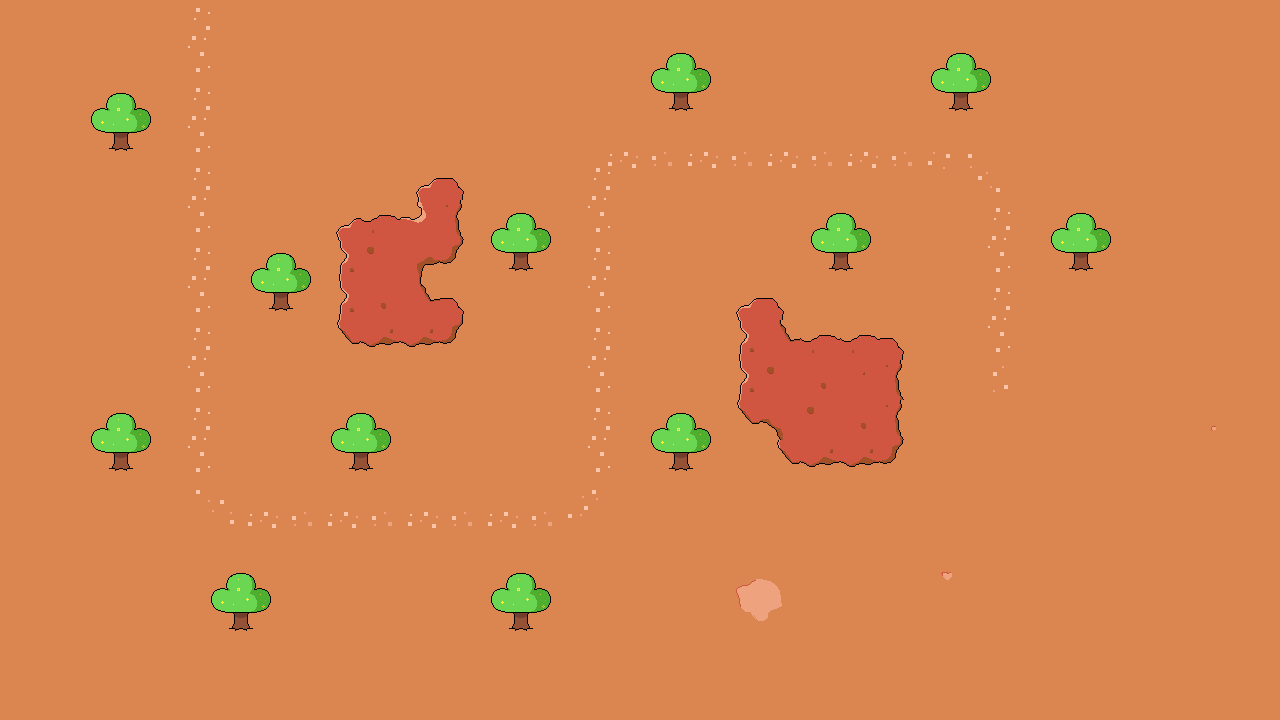

Rendered tile map (Tiled .tmx) drawn with the repository's tilesets; below, a short description and the full map source, tile grids included:
An orthogonal 32x18 tile map with 40x40 px tiles, 3 tile layers (base, nav, tree), 3 tilesets and 22 objects.

<map version="1.0" tiledversion="2018.08.06" orientation="orthogonal" renderorder="right-down" width="32" height="18" tilewidth="40" tileheight="40" infinite="0" nextlayerid="8" nextobjectid="48">
 <tileset firstgid="1" source="base.tsx" />
 <tileset firstgid="25" source="path.tsx" />
 <tileset firstgid="33" source="tree.tsx" />
 <layer id="1" name="base" width="32" height="18">
  <data encoding="csv">
22,22,22,22,22,22,22,22,22,22,22,22,22,22,22,22,22,22,22,22,22,22,22,22,22,22,22,22,22,22,22,22,
22,22,22,22,22,22,22,22,22,22,22,22,22,22,22,22,22,18,22,22,22,22,22,22,22,22,22,22,22,22,22,22,
22,22,22,22,22,22,22,22,22,22,22,22,22,22,22,22,22,22,22,22,22,22,22,22,22,22,22,22,22,22,22,22,
22,22,22,22,22,22,22,22,22,22,22,22,22,22,22,22,22,22,22,22,22,22,22,22,22,22,22,22,22,22,22,22,
22,22,22,22,22,22,22,22,22,22,1,2,22,22,22,22,22,22,22,22,22,22,22,22,22,22,22,22,22,22,22,22,
22,22,22,22,22,22,22,22,1,3,10,14,22,22,22,22,22,22,22,22,22,22,22,22,22,22,22,22,22,22,22,22,
22,22,22,22,22,22,22,22,13,15,20,8,22,22,22,22,22,22,22,22,22,22,22,22,22,22,22,22,22,22,22,22,
22,22,22,22,22,22,22,22,13,16,4,2,22,22,22,22,22,22,1,2,22,22,22,22,22,22,22,22,22,22,22,22,
22,22,22,22,22,22,22,22,7,9,9,8,22,22,22,22,22,22,13,4,3,3,2,22,22,22,22,22,22,22,22,22,
22,22,22,22,22,22,22,22,22,22,22,22,22,22,22,22,22,22,13,15,16,21,14,22,22,22,22,22,22,22,22,22,
22,22,22,22,22,22,22,22,22,22,22,22,22,22,22,22,22,22,7,19,15,16,14,22,22,22,22,22,22,22,18,22,
22,22,22,22,22,22,22,22,22,22,22,22,22,22,22,22,22,22,22,7,9,9,8,22,22,22,22,22,22,22,22,22,
22,22,22,22,22,22,22,22,22,22,22,22,22,22,22,22,22,22,22,22,22,22,22,22,22,22,22,22,22,22,22,22,
22,22,22,22,22,22,22,22,22,22,22,22,22,22,22,22,22,22,22,22,22,22,22,22,22,22,22,22,22,22,22,22,
22,22,22,22,22,22,22,22,22,22,22,22,22,22,22,22,22,22,5,6,22,22,22,24,22,22,22,22,22,22,22,22,
22,22,22,22,22,22,22,22,22,22,22,22,22,22,22,22,22,22,11,12,22,22,22,22,22,22,22,22,22,22,22,22,
22,22,22,22,22,22,22,22,22,22,22,22,22,22,22,22,22,22,22,22,22,22,22,22,22,22,22,22,22,22,22,22,
22,22,22,22,22,22,22,22,22,22,22,22,22,22,22,22,22,22,22,22,22,22,22,22,22,22,22,22,22,22,22,22
</data>
 </layer>
 <layer id="3" name="nav" width="32" height="18">
  <data encoding="csv">
0,0,0,0,0,0,0,0,0,0,0,0,0,0,0,0,0,0,0,0,0,0,0,0,0,0,0,0,0,0,0,0,
0,0,0,0,26,0,0,0,0,0,0,0,0,0,0,0,0,0,0,0,0,0,0,0,0,0,0,0,0,0,0,0,
0,0,0,0,0,0,0,0,0,0,0,0,0,0,0,0,0,0,0,0,0,0,0,0,0,0,0,0,0,0,0,0,
0,0,0,0,26,0,0,0,0,0,0,0,0,0,0,0,0,0,0,0,0,0,0,0,0,0,0,0,0,0,0,0,
0,0,0,0,0,0,0,0,0,0,0,0,0,0,0,25,0,25,0,25,0,25,0,31,28,0,0,0,0,0,0,0,
0,0,0,0,26,0,0,0,0,0,0,0,0,0,26,0,0,0,0,0,0,0,0,0,0,0,0,0,0,0,0,0,
0,0,0,0,0,0,0,0,0,0,0,0,0,0,0,0,0,0,0,0,0,0,0,0,26,0,0,0,0,0,0,0,
0,0,0,0,26,0,0,0,0,0,0,0,0,0,26,0,0,0,0,0,0,0,0,0,0,0,0,0,0,0,0,0,
0,0,0,0,0,0,0,0,0,0,0,0,0,0,0,0,0,0,0,0,0,0,0,0,26,0,0,0,0,0,0,0,
0,0,0,0,26,0,0,0,0,0,0,0,0,0,26,0,0,0,0,0,0,0,0,0,0,0,0,0,0,0,0,0,
0,0,0,0,0,0,0,0,0,0,0,0,0,0,0,0,0,0,0,0,0,0,0,0,32,0,0,0,0,0,0,0,
0,0,0,0,26,0,0,0,0,0,0,0,0,0,26,0,0,0,0,0,0,0,0,0,0,0,0,0,0,0,0,0,
0,0,0,0,0,0,0,0,0,0,0,0,0,0,0,0,0,0,0,0,0,0,0,0,0,0,0,0,0,0,0,0,
0,0,0,0,29,0,25,0,25,0,25,0,25,0,30,0,0,0,0,0,0,0,0,0,0,0,0,0,0,0,0,0,
0,0,0,0,0,0,0,0,0,0,0,0,0,0,0,0,0,0,0,0,0,0,0,0,0,0,0,0,0,0,0,0,
0,0,0,0,0,0,0,0,0,0,0,0,0,0,0,0,0,0,0,0,0,0,0,0,0,0,0,0,0,0,0,0,
0,0,0,0,0,0,0,0,0,0,0,0,0,0,0,0,0,0,0,0,0,0,0,0,0,0,0,0,0,0,0,0,
0,0,0,0,0,0,0,0,0,0,0,0,0,0,0,0,0,0,0,0,0,0,0,0,0,0,0,0,0,0,0,0
</data>
 </layer>
 <layer id="5" name="tree" width="32" height="18">
  <data encoding="csv">
0,0,0,0,0,0,0,0,0,0,0,0,0,0,0,0,0,0,0,0,0,0,0,0,0,0,0,0,0,0,0,0,
0,0,0,0,0,0,0,0,0,0,0,0,0,0,0,0,0,0,0,0,0,0,0,0,0,0,0,0,0,0,0,0,
0,0,0,0,0,0,0,0,0,0,0,0,0,0,0,0,33,0,0,0,0,0,0,33,0,0,0,0,0,0,0,0,
0,0,33,0,0,0,0,0,0,0,0,0,0,0,0,0,0,0,0,0,0,0,0,0,0,0,0,0,0,0,0,0,
0,0,0,0,0,0,0,0,0,0,0,0,0,0,0,0,0,0,0,0,0,0,0,0,0,0,0,0,0,0,0,0,
0,0,0,0,0,0,0,0,0,0,0,0,0,0,0,0,0,0,0,0,0,0,0,0,0,0,0,0,0,0,0,0,
0,0,0,0,0,0,0,0,0,0,0,0,33,0,0,0,0,0,0,0,33,0,0,0,0,0,33,0,0,0,0,0,
0,0,0,0,0,0,33,0,0,0,0,0,0,0,0,0,0,0,0,0,0,0,0,0,0,0,0,0,0,0,0,0,
0,0,0,0,0,0,0,0,0,0,0,0,0,0,0,0,0,0,0,0,0,0,0,0,0,0,0,0,0,0,0,0,
0,0,0,0,0,0,0,0,0,0,0,0,0,0,0,0,0,0,0,0,0,0,0,0,0,0,0,0,0,0,0,0,
0,0,0,0,0,0,0,0,0,0,0,0,0,0,0,0,0,0,0,0,0,0,0,0,0,0,0,0,0,0,0,0,
0,0,33,0,0,0,0,0,33,0,0,0,0,0,0,0,33,0,0,0,0,0,0,0,0,0,0,0,0,0,0,0,
0,0,0,0,0,0,0,0,0,0,0,0,0,0,0,0,0,0,0,0,0,0,0,0,0,0,0,0,0,0,0,0,
0,0,0,0,0,0,0,0,0,0,0,0,0,0,0,0,0,0,0,0,0,0,0,0,0,0,0,0,0,0,0,0,
0,0,0,0,0,0,0,0,0,0,0,0,0,0,0,0,0,0,0,0,0,0,0,0,0,0,0,0,0,0,0,0,
0,0,0,0,0,33,0,0,0,0,0,0,33,0,0,0,0,0,0,0,0,0,0,0,0,0,0,0,0,0,0,0,
0,0,0,0,0,0,0,0,0,0,0,0,0,0,0,0,0,0,0,0,0,0,0,0,0,0,0,0,0,0,0,0,
0,0,0,0,0,0,0,0,0,0,0,0,0,0,0,0,0,0,0,0,0,0,0,0,0,0,0,0,0,0,0,0
</data>
 </layer>
 <objectgroup id="4" name="path">
  <object id="18" x="222" y="-19" />
  <object id="19" x="221" y="461" />
  <object id="20" x="621" y="460" />
  <object id="38" x="619" y="101" />
  <object id="40" x="1020" y="100" />
  <object id="41" x="1023" y="339" />
 </objectgroup>
 <objectgroup id="2" name="towerbase">
  <object id="5" x="298" y="99">
   <ellipse />
  </object>
  <object id="7" x="140" y="258">
   <ellipse />
  </object>
  <object id="9" x="341" y="578">
   <ellipse />
  </object>
  <object id="11" x="139" y="499">
   <ellipse />
  </object>
  <object id="13" x="539" y="419">
   <ellipse />
  </object>
  <object id="16" x="702" y="496">
   <ellipse />
  </object>
  <object id="17" x="696" y="222">
   <ellipse />
  </object>
  <object id="35" x="898" y="60">
   <ellipse />
  </object>
  <object id="36" x="1101" y="136">
   <ellipse />
  </object>
  <object id="37" x="939" y="220">
   <ellipse />
  </object>
  <object id="46" x="542" y="136">
   <ellipse />
  </object>
 </objectgroup>
 <objectgroup id="6" name="fungus">
  <object id="29" x="882" y="556">
   <point />
  </object>
  <object id="30" x="1018" y="526">
   <point />
  </object>
  <object id="32" x="1149" y="547">
   <point />
  </object>
  <object id="44" x="1177" y="400">
   <point />
  </object>
 </objectgroup>
 <objectgroup id="7" name="airship">
  <object id="33" x="1021" y="421">
   <ellipse />
  </object>
 </objectgroup>
</map>
